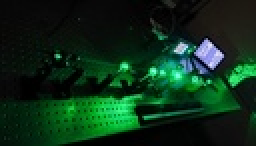
%> input picture class 4/1.jpg, 128 x 73 px, shrunk from 4640 x 2638 before the run (shown 2 times larger)
$ octave mean_filter_done.m   (GNU Octave 9; MATLAB toolbox functions it lacks are replaced by stand-ins)
%> lines starting %> are read from the running program, lines starting %| are printed output that depends on the picture
fprintf('please Select an image');
y=uigetfile('*.*');
%> the answer given: 1.jpg
i=imread(y);
%> i is the input picture: size 73x128x3 uint8; mean R, G, B 12.7, 45.7, 24.1
k=rgb2gray(i);
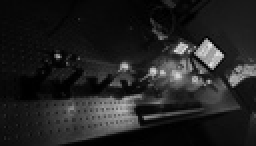
%> k: size 73x128 uint8 (shown 2 times larger); min 0, max 234, mean 33.4
%j=imnoise(k,'salt & pepper',0.1)
d = padarray(i,[1 1],0,'both');
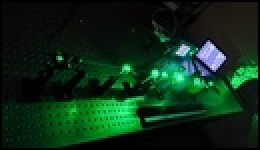
%> d: size 75x130x3 uint8 (shown 2 times larger); mean R, G, B 12.2, 43.8, 23
[r,c]=size(d);
%> r = 75; c = 390
for R =2:(r-1)
   for C=2:(c-1)
       %if d(R,C)==255 || d(R,C)==0
       v=[d(R,C) d(R,C+1) d(R,C-1) d(R+1,C) d(R+1,C-1) d(R+1,C+1) d(R-1,C) d(R-1,C-1) d(R-1,C+1)];
       d(R,C)=mean(v);
       %end
   end
end
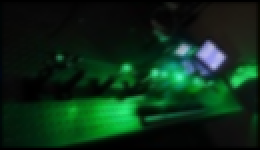
%> d: size 75x130x3 uint8 (shown 2 times larger); mean R, G, B 12, 43.7, 22.9
e=d(2:end-1,2:end-1); %removing padding
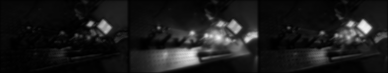
%> e: size 73x388 uint8; min 0, max 241, mean 27
subplot(1,2,1);imshow(i);title('Original Image');
subplot(1,2,2);imshow(e);title('smoothened image');

%kam kar raha hai
